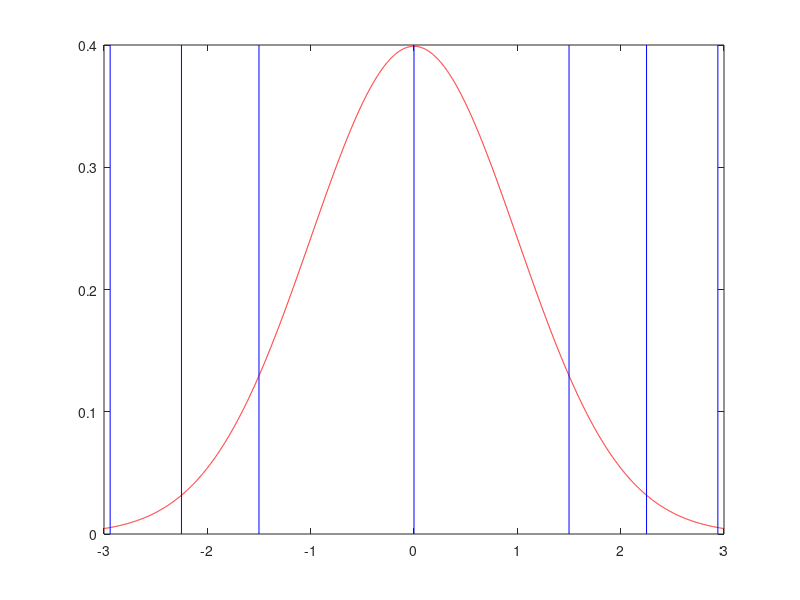

MATLAB code for this plot:
function plot_distr()

mu = 0;
sd = 1;
ix = -3*sd:1e-3:3*sd; %covers more than 99% of the curve

perc = [1 12.5 25 50 75 87.5 99];

perc_data = prctile(ix,perc);

iy = pdf('normal', ix, mu, sd);
figure(1)
clf;
plot(ix,iy,'r');


% Plot Percentile lines
for p=1:length(perc)
    hold on
    
    plot([perc_data(p) perc_data(p)],[0 0.4],'b')
end

end